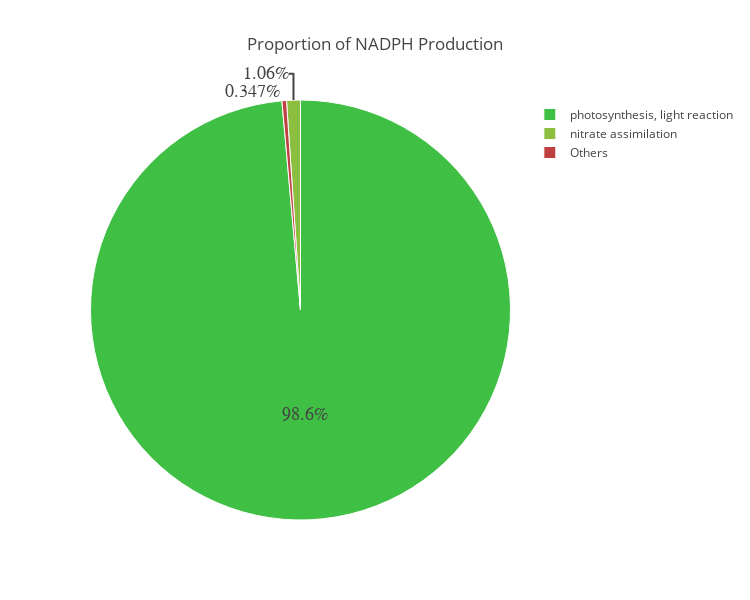
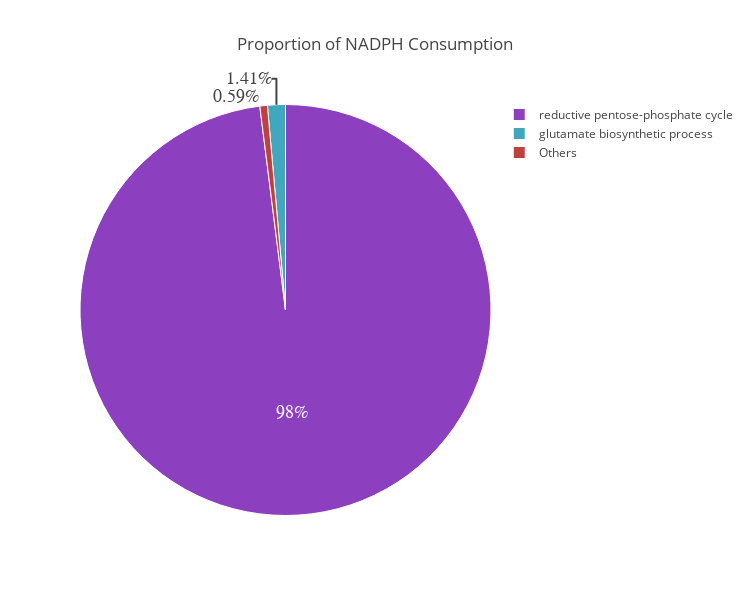

Notebook source saved alongside these figures, in order:
### Code cell
#Proportion of subsystems in NADPH production and consumption
L_m = ['NADPH_c', 'NADPH_h', 'NADPH_m']
NADPH_Pro = proportion_E_production(L_m, 'NADPH', save_fig)
NADPH_Con = proportion_E_consumption(L_m, 'NADPH', save_fig)

### Figure 1 — Plotly figure (JSON) as saved in the notebook; plotly's stock layout.template omitted (floating-point values rounded to 4 significant figures)
{"data": [{"labels": ["nitrate assimilation", "photosynthesis, light reaction", "Others"], "marker": {"colors": ["hsl(84.2553191489,50%,50%)", "hsl(122.553191489,50%,50%)", "hsl(360.0,50%,50%)"], "line": {"color": "#FFF", "width": 1}}, "textfont": {"family": "Arial", "size": 18}, "type": "pie", "uid": "a0a4b608-a2b7-41f5-95cb-88bdadc3dc6b", "values": [0.4995, 46.32, 0.1632]}], "layout": {"height": 600, "title": {"text": "Proportion of NADPH Production"}, "width": 750}}

### Figure 2 — Plotly figure (JSON) as saved in the notebook; plotly's stock layout.template omitted (floating-point values rounded to 4 significant figures)
{"data": [{"labels": ["glutamate biosynthetic process", "Others", "reductive pentose-phosphate cycle"], "marker": {"colors": ["hsl(191.489361702,50%,50%)", "hsl(360.0,50%,50%)", "hsl(275.744680851,50%,50%)"], "line": {"color": "#FFF", "width": 1}}, "textfont": {"family": "Arial", "size": 18}, "type": "pie", "uid": "fcc5bfd2-1d60-41f8-9ace-5d3d77da3a6c", "values": [0.6606, 0.2771, 46.04]}], "layout": {"height": 600, "title": {"text": "Proportion of NADPH Consumption"}, "width": 750}}
